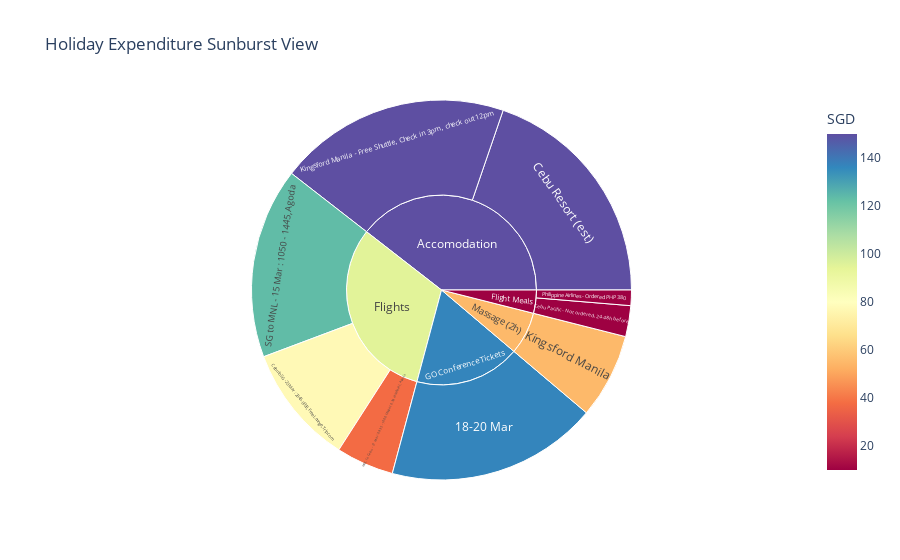

Source (notebook cell):
### Code cell
fig_sunburst = px.sunburst(
    df_nonzero,
    path=['Holiday Expenditure Type', 'Details and Date'],
    values='SGD',
    title='Holiday Expenditure Sunburst View',
    color='SGD',
    color_continuous_scale='Spectral'
)
fig_sunburst.show()

### Figure 1 — Plotly figure (JSON) as saved in the notebook; plotly's stock layout.template omitted (floating-point values rounded to 4 significant figures)
{"data": [{"branchvalues": "total", "customdata": [[136.6], [10], [150], [77.5], [55], [150], [37.36], [10], [123.3], [150], [10], [94.93], [136.6], [55]], "domain": {"x": [0, 1], "y": [0, 1]}, "hovertemplate": "labels=%{label}<br>SGD_sum=%{value}<br>parent=%{parent}<br>id=%{id}<br>SGD=%{color}<extra></extra>", "ids": ["GO Conference Tickets/18-20 Mar", "Flight Meals/Cebu Pacific - Not ordered, 24-48h before", "Accomodation/Cebu Resort (est)", "Flights/Cebu to SG - 23 Mar : 2045- 0030, Free Lounge, Trip.com", "Massage (2h)/Kingsford Manila", "Accomodation/Kingsford Manila - Free Shuttle, Check in 3pm, check out 12pm", "Flights/MNL to Cebu - 21 Mar : 0835 - 1000 (forgot 0.38 cashback), Agoda", "Flight Meals/Philippine Airlines - Ordered PHP 380", "Flights/SG to MNL - 15 Mar : 1050 - 1445, Agoda", "Accomodation", "Flight Meals", "Flights", "GO Conference Tickets", "Massage (2h)"], "labels": ["18-20 Mar", "Cebu Pacific - Not ordered, 24-48h before", "Cebu Resort (est)", "Cebu to SG - 23 Mar : 2045- 0030, Free Lounge, Trip.com", "Kingsford Manila", "Kingsford Manila - Free Shuttle, Check in 3pm, check out 12pm", "MNL to Cebu - 21 Mar : 0835 - 1000 (forgot 0.38 cashback), Agoda", "Philippine Airlines - Ordered PHP 380", "SG to MNL - 15 Mar : 1050 - 1445, Agoda", "Accomodation", "Flight Meals", "Flights", "GO Conference Tickets", "Massage (2h)"], "marker": {"coloraxis": "coloraxis", "colors": [136.6, 10, 150, 77.5, 55, 150, 37.36, 10, 123.3, 150, 10, 94.93, 136.6, 55]}, "name": "", "parents": ["GO Conference Tickets", "Flight Meals", "Accomodation", "Flights", "Massage (2h)", "Accomodation", "Flights", "Flight Meals", "Flights", "", "", "", "", ""], "type": "sunburst", "values": [136.6, 20, 150, 77.5, 55, 150, 37.36, 10, 123.3, 300, 30, 238.2, 136.6, 55]}], "layout": {"coloraxis": {"colorbar": {"title": {"text": "SGD"}}, "colorscale": [[0, "rgb(158,1,66)"], [0.1, "rgb(213,62,79)"], [0.2, "rgb(244,109,67)"], [0.3, "rgb(253,174,97)"], [0.4, "rgb(254,224,139)"], [0.5, "rgb(255,255,191)"], [0.6, "rgb(230,245,152)"], [0.7, "rgb(171,221,164)"], [0.8, "rgb(102,194,165)"], [0.9, "rgb(50,136,189)"], [1, "rgb(94,79,162)"]]}, "legend": {"tracegroupgap": 0}, "title": {"text": "Holiday Expenditure Sunburst View"}}}
